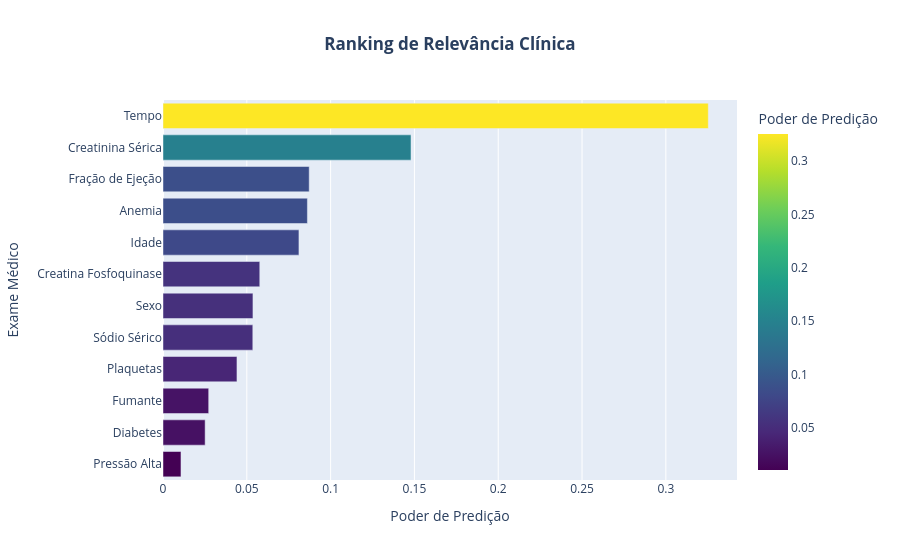

Notebook cell for this chart:
### Code cell
# Extraindo a importância do modelo
importancias = xgb_model.feature_importances_
feature_names = X.columns

# Criando um DataFrame temporário para o gráfico
df_importancia = pd.DataFrame({'Atributo': feature_names, 'Importancia': importancias})
df_importancia = df_importancia.sort_values(by='Importancia', ascending=True)

# Gerando o gráfico de barras horizontais
fig = px.bar(df_importancia, x='Importancia', y='Atributo', orientation='h',
             title="<b>Ranking de Relevância Clínica</b>",
             labels={'Importancia': 'Poder de Predição', 'Atributo': 'Exame Médico'},
             color='Importancia', color_continuous_scale='Viridis')

fig.update_layout(yaxis={'categoryorder':'total ascending'}, title_x=0.5)
fig.show()

### Figure 1 — Plotly figure (JSON) as saved in the notebook; plotly's stock layout.template omitted (floating-point values rounded to 4 significant figures)
{"data": [{"hovertemplate": "Poder de Predição=%{marker.color}<br>Exame Médico=%{y}<extra></extra>", "legendgroup": "", "marker": {"color": [0.01072, 0.02514, 0.02726, 0.04412, 0.05358, 0.05367, 0.05773, 0.08111, 0.08615, 0.08722, 0.148, 0.3253], "coloraxis": "coloraxis", "pattern": {"shape": ""}}, "name": "", "orientation": "h", "showlegend": false, "textposition": "auto", "type": "bar", "x": [0.01072, 0.02514, 0.02726, 0.04412, 0.05358, 0.05367, 0.05773, 0.08111, 0.08615, 0.08722, 0.148, 0.3253], "xaxis": "x", "y": ["Pressão Alta", "Diabetes", "Fumante", "Plaquetas", "Sódio Sérico", "Sexo", "Creatina Fosfoquinase", "Idade", "Anemia", "Fração de Ejeção", "Creatinina Sérica", "Tempo"], "yaxis": "y"}], "layout": {"barmode": "relative", "coloraxis": {"colorbar": {"title": {"text": "Poder de Predição"}}, "colorscale": [[0, "#440154"], [0.1111, "#482878"], [0.2222, "#3e4989"], [0.3333, "#31688e"], [0.4444, "#26828e"], [0.5556, "#1f9e89"], [0.6667, "#35b779"], [0.7778, "#6ece58"], [0.8889, "#b5de2b"], [1, "#fde725"]]}, "legend": {"tracegroupgap": 0}, "title": {"text": "<b>Ranking de Relevância Clínica</b>", "x": 0.5}, "xaxis": {"anchor": "y", "domain": [0, 1], "title": {"text": "Poder de Predição"}}, "yaxis": {"anchor": "x", "categoryorder": "total ascending", "domain": [0, 1], "title": {"text": "Exame Médico"}}}}
